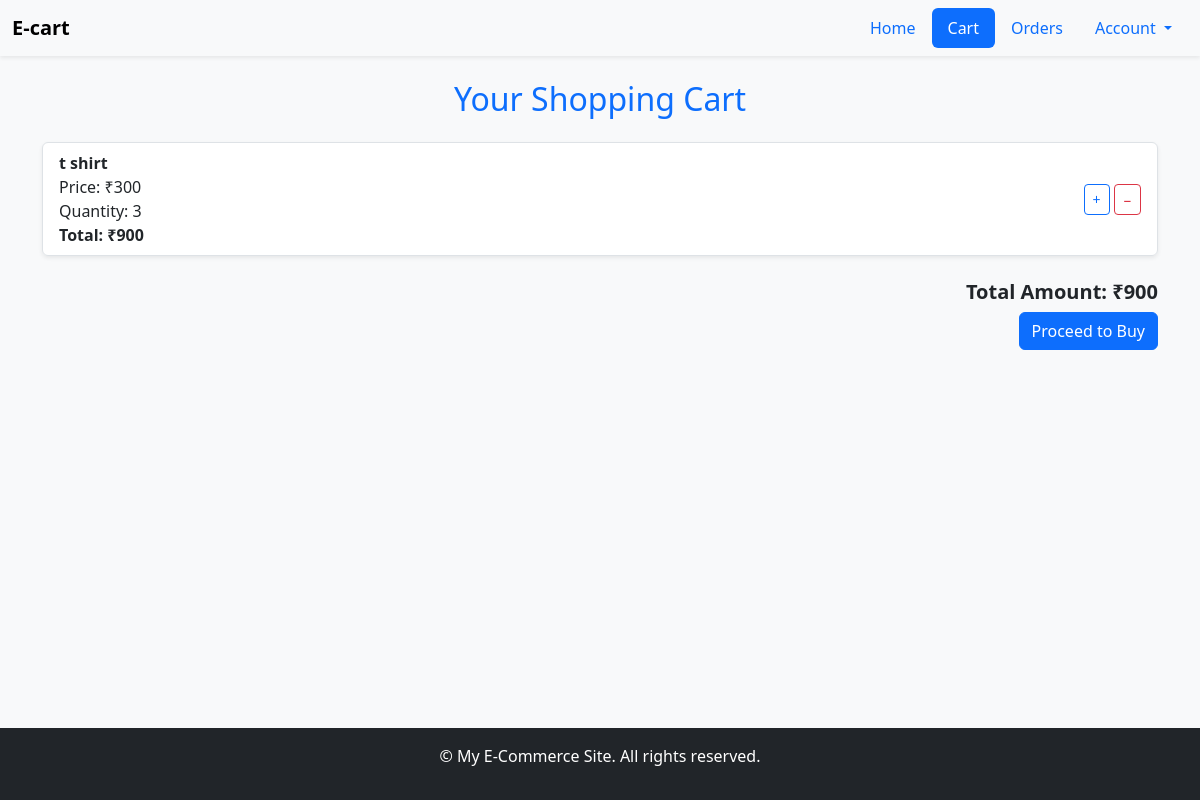
Page /cart/ (signed in) on the earlier database version.
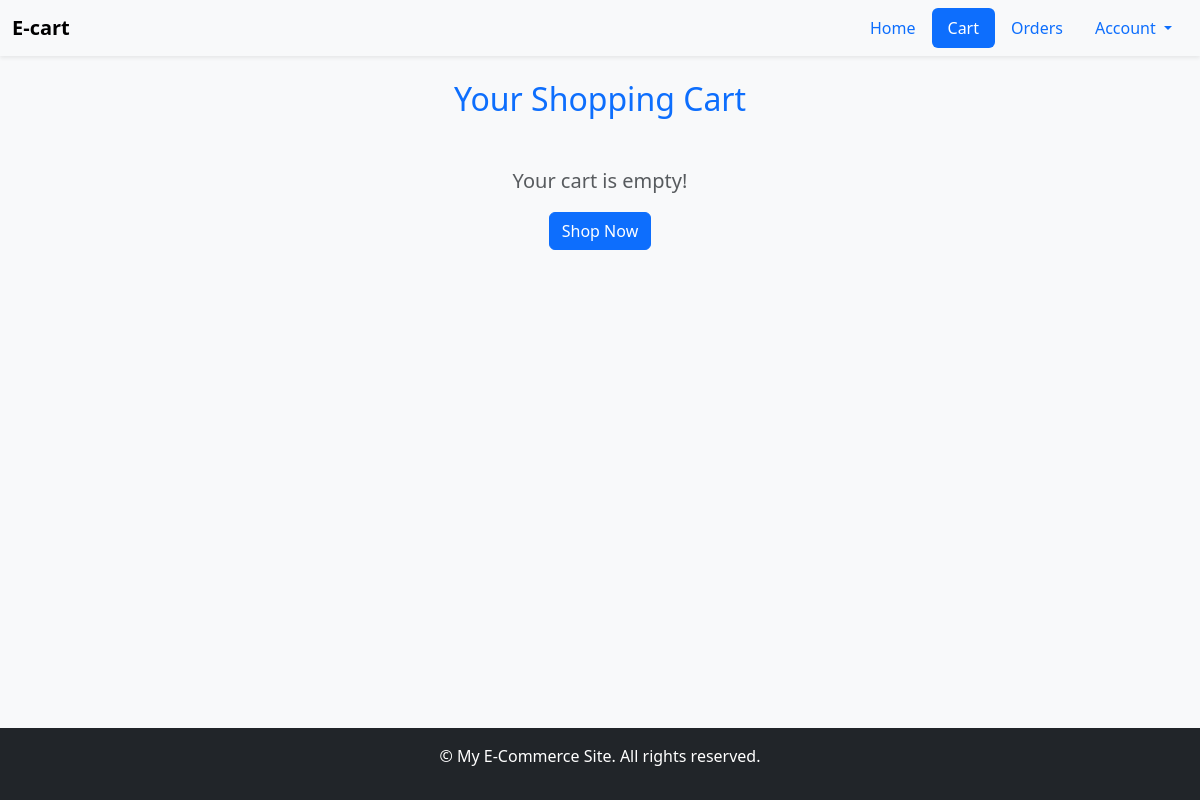
Same page on the later database version.
### E_commerce_app/models.py (models this page shows, shortened)
class Cart(models.Model):
  product = models.ForeignKey('Product', on_delete=models.CASCADE)
  quantity=models.PositiveIntegerField(default=1)
  user = models.ForeignKey(User, on_delete=models.CASCADE, null=True, blank=True)  # Added user
  def total_price(self):
        return self.product.price * self.quantity

class Product(models.Model):
  name=models.CharField(max_length=500)
  description=models.TextField()
  price=models.PositiveIntegerField()
  image=models.ImageField(upload_to='product_images/')
  category=models.ForeignKey('Category',on_delete=models.CASCADE)

### E_commerce_app/views.py (the view)
# urls.py: path('cart/',CartView.as_view(),name='cart'),
class CartView(View):
    def get(self, request):
        if request.user.is_authenticated:
            cart_items = Cart.objects.filter(user=request.user)
        else:
            cart_items = []
        total = sum(item.product.price * item.quantity for item in cart_items)
        return render(request, 'E_commerce_app/cart.html', {
            'cart_items': cart_items,
            'total': total
        })

### E_commerce_app/templates/E_commerce_app/cart.html (shortened to what this page needs)
{% extends "E_commerce_app/base.html" %}
{% block content %}
  <h2 class="text-center text-primary mb-4">Your Shopping Cart</h2>
  {% if cart_items %}
    <ul class="list-group shadow-sm">
      {% for item in cart_items %}
        <li class="list-group-item d-flex justify-content-between align-items-center">
          <div>
            <strong>{{ item.product.name }}</strong><br />
            Price: ₹{{ item.product.price }} <br />
            Quantity: {{ item.quantity }} <br />
            <strong>Total: ₹{{ item.total_price }}</strong>
          </div>
          <div>
            <form method="post" action="{% url 'additem' item.id %}" class="d-inline">
              <button class="btn btn-sm btn-outline-primary" title="Add one more">+</button>
            </form>
            <form method="post" action="{% url 'removeitem' item.id %}" class="d-inline">
              <button class="btn btn-sm btn-outline-danger" title="Remove one">−</button>
            </form>
          </div>
        </li>
      {% endfor %}
    </ul>
    <div class="text-end mt-4">
      <h5 class="fw-bold">Total Amount: ₹{{ total }}</h5>
      <a href="{% url 'create_order' %}" class="btn btn-primary">Proceed to Buy</a>
    </div>
  {% else %}
    <div class="text-center mt-5">
      <p class="text-muted fs-5">Your cart is empty!</p>
      <a href="{% url 'category_list' %}" class="btn btn-primary">Shop Now</a>
    </div>
  {% endif %}
{% endblock %}

### E_commerce_app/templates/E_commerce_app/base.html (shortened to what this page needs)
{% load static %}
<!DOCTYPE html>
<html lang="en">
  <head>
    <link
      href="https://cdn.jsdelivr.net/npm/bootstrap@5.3.8/dist/css/bootstrap.min.css"
      rel="stylesheet"
    >
  </head>
  <body class="bg-light d-flex flex-column min-vh-100">
<nav class="navbar navbar-expand-lg bg-body-tertiary shadow-sm mb-4">
  <div class="container-fluid">
    <a class="navbar-brand fw-bold" href="{% url 'category_list' %}">E-cart</a>
    <ul class="nav nav-pills ms-auto">
      <li class="nav-item">
        <a class="nav-link {% if request.resolver_match.url_name == 'category_list' %}active{% endif %}"
           href="{% url 'category_list' %}">
           Home
        </a>
      </li>
      <li class="nav-item">
        <a class="nav-link {% if request.resolver_match.url_name == 'cart' %}active{% endif %}"
           href="{% url 'cart' %}">
           Cart
        </a>
      </li>
      <li class="nav-item">
        <a class="nav-link {% if request.resolver_match.url_name == 'order_list' %}active{% endif %}"
           href="{% url 'order_list' %}">
           Orders
        </a>
      </li>
      <li class="nav-item dropdown">
        <a class="nav-link dropdown-toggle {% if request.resolver_match.url_name == 'register' %}active{% endif %}"
           href="#" id="userMenu" role="button" data-bs-toggle="dropdown" aria-expanded="false">
          {% if user.is_authenticated %}
            Account
          {% else %}
            Register
          {% endif %}
        </a>
      </li>
    </ul>
  </div>
</nav>
    <main class="container flex-grow-1">
      {% block content %}
      {% endblock %}
    </main>
     <footer class="bg-dark text-white text-center py-3 mt-auto">
      <div class="container">
        <p>&copy; {{ current_year }} My E-Commerce Site. All rights reserved.</p>
      </div>
    </footer>
  </body>
</html>

Differences in the rows shown:
removed Cart: product.name "t shirt", product.price "300", quantity "3", total_price "900"
Other differences:
{{ total }}: "900" → (not shown)
text no longer shown: "Total Amount: ₹ Proceed to Buy"
text now shown: "Your cart is empty! Shop Now"
